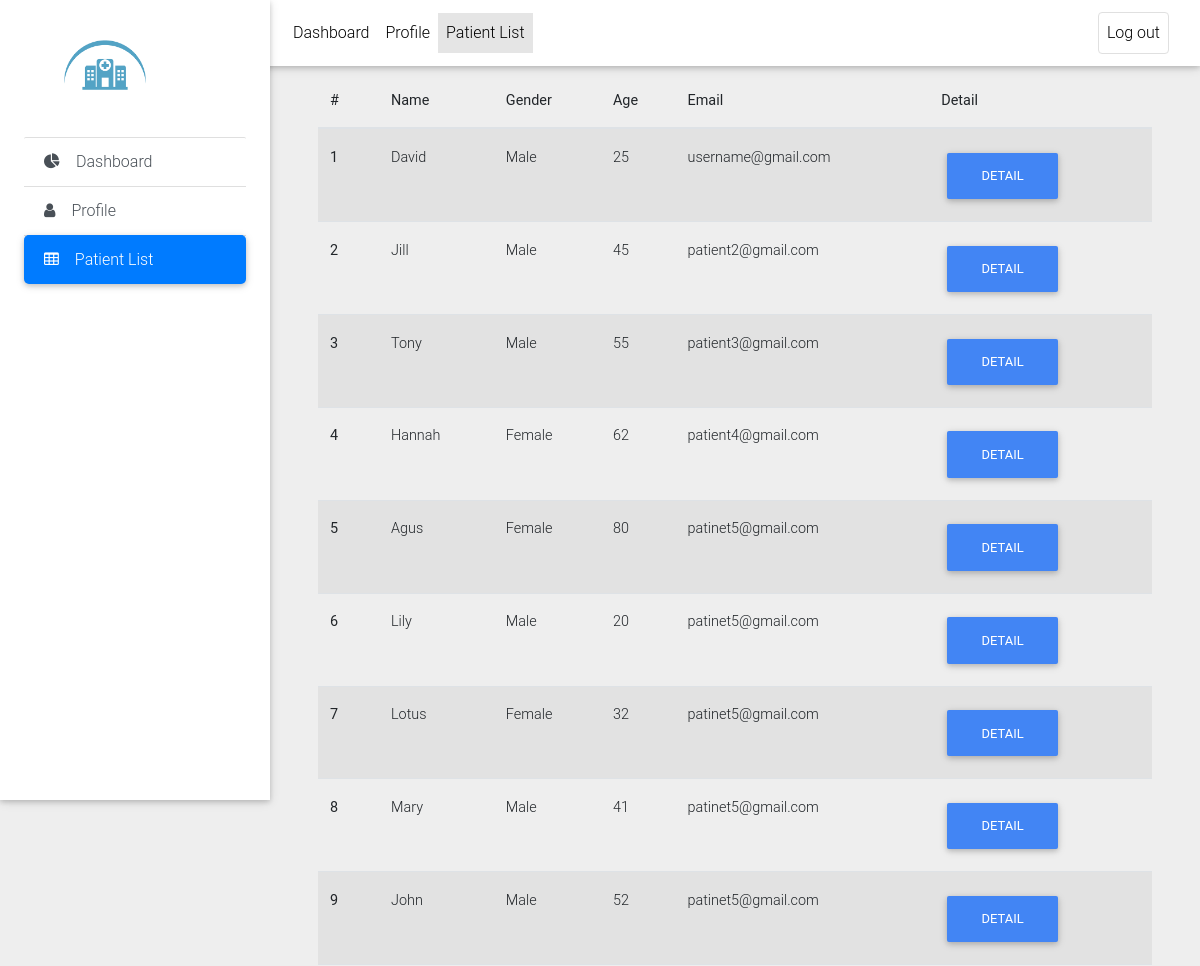
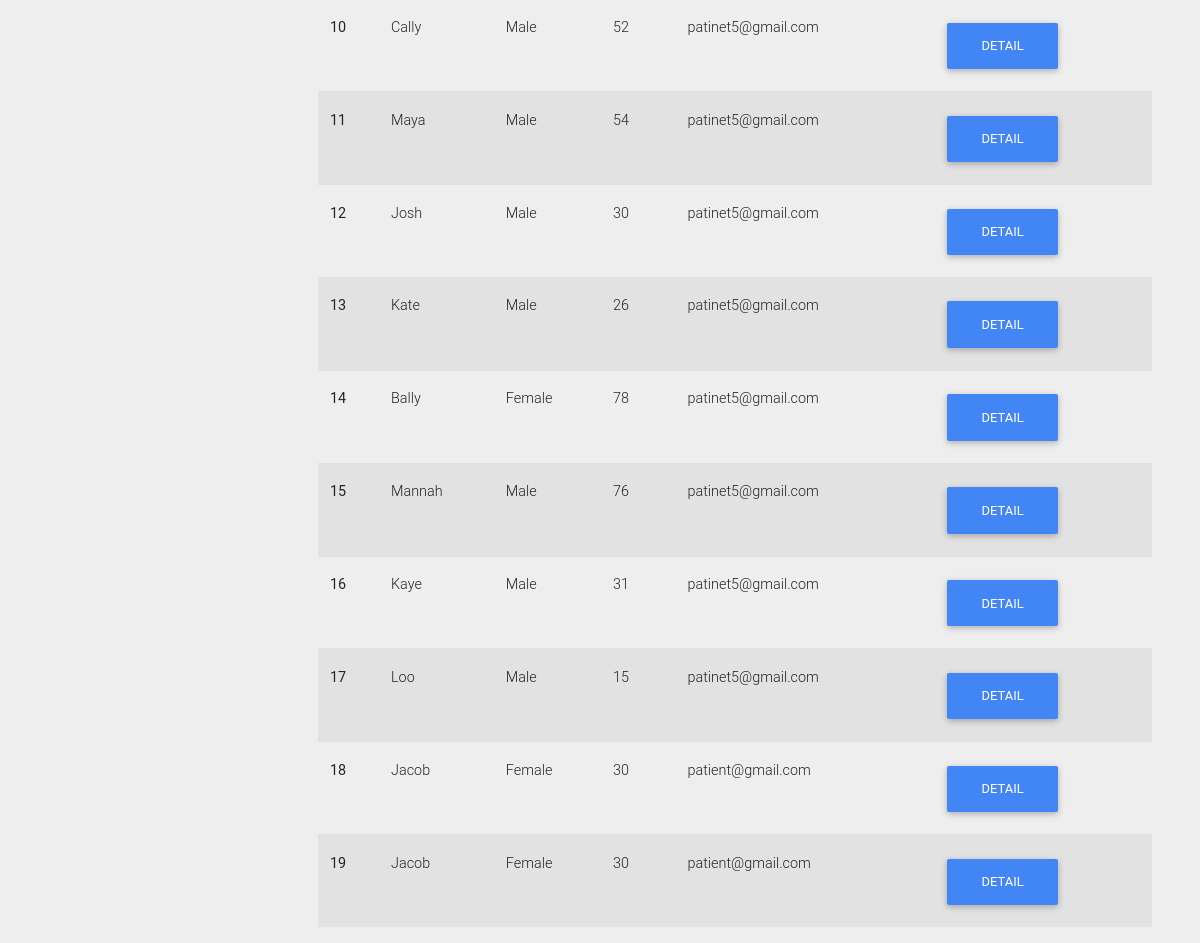
/HomePageDoctor/DoctorPatientList.php (signed in), run on the app's committed database (2 pictures, top to bottom).
### tables this page shows
CREATE TABLE IF NOT EXISTS `PatientDoctor` (
  `ID` int(11) NOT NULL AUTO_INCREMENT,
  `PatientID` int(11) NOT NULL,
  `DoctorID` int(11) NOT NULL,
  PRIMARY KEY (`ID`),
  UNIQUE KEY `PatientDoctor_ID_uindex` (`ID`),
  KEY `PatientDoctor_Patient_ID_fk` (`PatientID`),
  KEY `PatientDoctor_Doctor_ID_fk` (`DoctorID`)
);

CREATE TABLE IF NOT EXISTS `Patient` (
  `ID` int(11) NOT NULL AUTO_INCREMENT,
  `email` varchar(255) NOT NULL,
  `name` varchar(255) NOT NULL,
  `password` varchar(255) NOT NULL,
  `gender` varchar(255) NOT NULL,
  `age` int(11) NOT NULL,
  `Diagnoses` varchar(255) NOT NULL DEFAULT 'Diagnostic Detail',
  PRIMARY KEY (`ID`),
  UNIQUE KEY `userinfo_ID_uindex` (`ID`)
);

### HomePageDoctor/DoctorPatientList.php (the view, shortened to what this page needs)
<?php
require ("../common.php");
$doctorId = $_SESSION['user']['ID'];
?>
<!DOCTYPE html>
<html lang="en">
<head>
    <link rel="stylesheet" href="https://maxcdn.bootstrapcdn.com/font-awesome/4.7.0/css/font-awesome.min.css">
    <link href="css/bootstrap.min.css" rel="stylesheet">
    <link href="css/mdb.min.css" rel="stylesheet">
    <link href="css/style.min.css" rel="stylesheet">
</head>
<body class="grey lighten-3">
    <header>
        <nav class="navbar fixed-top navbar-expand-lg navbar-light white scrolling-navbar">
            <div class="container-fluid">
                <div class="collapse navbar-collapse" id="navbarSupportedContent">
                    <ul class="navbar-nav mr-auto">
                        <li class="nav-item">
                            <a class="nav-link waves-effect" href="DoctorDashboard.php">Dashboard
                            </a>
                        </li>
                        <li class="nav-item">
                            <a class="nav-link waves-effect" href="DoctorProfile.php" >Profile</a>
                        </li>
                        <li class="nav-item active">
                            <a class="nav-link waves-effect" href="#">Patient List</a>
                        </li>
                    </ul>
                    <ul class="navbar-nav nav-flex-icons">
                        <li class="nav-item">
                            <a href="../index.php" class="nav-link border border-light rounded waves-effect">
                                Log out
                            </a>
                        </li>
                    </ul>
                </div>
            </div>
        </nav>
        <div class="sidebar-fixed position-fixed">
            <a class="logo-wrapper waves-effect">
                <img src="../src/img/logo.png" class="img-fluid" alt="">
            </a>
            <div class="list-group list-group-flush">
                <a href="DoctorDashboard.php" class="list-group-item list-group-item-action  waves-effect">
                    <i class="fa fa-pie-chart mr-3"></i>Dashboard
                </a>
                <a href="DoctorProfile.php" class="list-group-item list-group-item-action waves-effect">
                    <i class="fa fa-user mr-3"></i>Profile</a>
                <a href="#" class="list-group-item  active waves-effect">
                    <i class="fa fa-table mr-3"></i>Patient List</a>
            </div>
        </div>
    </header>
    <br>
    <main class="pt-5 mx-lg-5">
        <table class="table table-striped">
            <thead>
            <tr>
                <th scope="col">#</th>
                <th scope="col">Name</th>
                <th scope="col">Gender</th>
                <th scope="col">Age</th>
                <th scope="col">Email</th>
                <th scope="col">Detail</th>
            </tr>
            </thead>
            <tbody>
            <?php
            $query = "select * from PatientDoctor, Patient
                        where PatientDoctor.DoctorID = :id
                        and PatientDoctor.PatientID = Patient.ID";
            $query_params = array(
                ':id' => $doctorId
            );
            try {
                $stmt = $db->prepare($query);
                $result = $stmt->execute($query_params);
            } catch (PDOException $ex) {
                die("Failed to run query: " . $ex->getMessage());
            }
            $rows = $stmt->fetchAll();
            $count = 1;
            ?>
            <?php foreach ($rows as $row): ?>
                <tr>
                    <th scope="row"><?php echo $count++?></th>
                    <td><?php echo $row['name']?></td>
                    <td><?php echo $row['gender']?></td>
                    <td><?php echo $row['age']?></td>
                    <td><?php echo $row['email']?></td>
                    <td>
                        <form action="PatientDetail.php" method="post">
                            <button type="submit" class="btn btn-primary">Detail</button>
                        </form>
                    </td>
                </tr>
            <?php endforeach;?>
            </tbody>
        </table>
    </main>
</body>
</html>

### data on the page
patientdoctor: PatientID.name "David", PatientID.gender "Male", PatientID.age "25", PatientID.email "username@gmail.com"
patientdoctor: PatientID.name "Jill", PatientID.gender "Male", PatientID.age "45", PatientID.email "patient2@gmail.com"
patientdoctor: PatientID.name "Tony", PatientID.gender "Male", PatientID.age "55", PatientID.email "patient3@gmail.com"
patientdoctor: PatientID.name "Hannah", PatientID.gender "Female", PatientID.age "62", PatientID.email "patient4@gmail.com"
patientdoctor: PatientID.name "Agus", PatientID.gender "Female", PatientID.age "80", PatientID.email "patinet5@gmail.com"
patientdoctor: PatientID.name "Lily", PatientID.gender "Male", PatientID.age "20", PatientID.email "patinet5@gmail.com"
patientdoctor: PatientID.name "Lotus", PatientID.gender "Female", PatientID.age "32", PatientID.email "patinet5@gmail.com"
patientdoctor: PatientID.name "Mary", PatientID.gender "Male", PatientID.age "41", PatientID.email "patinet5@gmail.com"
patientdoctor: PatientID.name "John", PatientID.gender "Male", PatientID.age "52", PatientID.email "patinet5@gmail.com"
patientdoctor: PatientID.name "Cally", PatientID.gender "Male", PatientID.age "52", PatientID.email "patinet5@gmail.com"
patientdoctor: PatientID.name "Maya", PatientID.gender "Male", PatientID.age "54", PatientID.email "patinet5@gmail.com"
patientdoctor: PatientID.name "Josh", PatientID.gender "Male", PatientID.age "30", PatientID.email "patinet5@gmail.com"
patientdoctor: PatientID.name "Kate", PatientID.gender "Male", PatientID.age "26", PatientID.email "patinet5@gmail.com"
patientdoctor: PatientID.name "Bally", PatientID.gender "Female", PatientID.age "78", PatientID.email "patinet5@gmail.com"
patientdoctor: PatientID.name "Mannah", PatientID.gender "Male", PatientID.age "76", PatientID.email "patinet5@gmail.com"
patientdoctor: PatientID.name "Kaye", PatientID.gender "Male", PatientID.age "31", PatientID.email "patinet5@gmail.com"
patientdoctor: PatientID.name "Loo", PatientID.gender "Male", PatientID.age "15", PatientID.email "patinet5@gmail.com"
patientdoctor: PatientID.name "Jacob", PatientID.gender "Female", PatientID.age "30", PatientID.email "patient@gmail.com"
patientdoctor: PatientID.name "Jacob", PatientID.gender "Female", PatientID.age "30", PatientID.email "patient@gmail.com"
